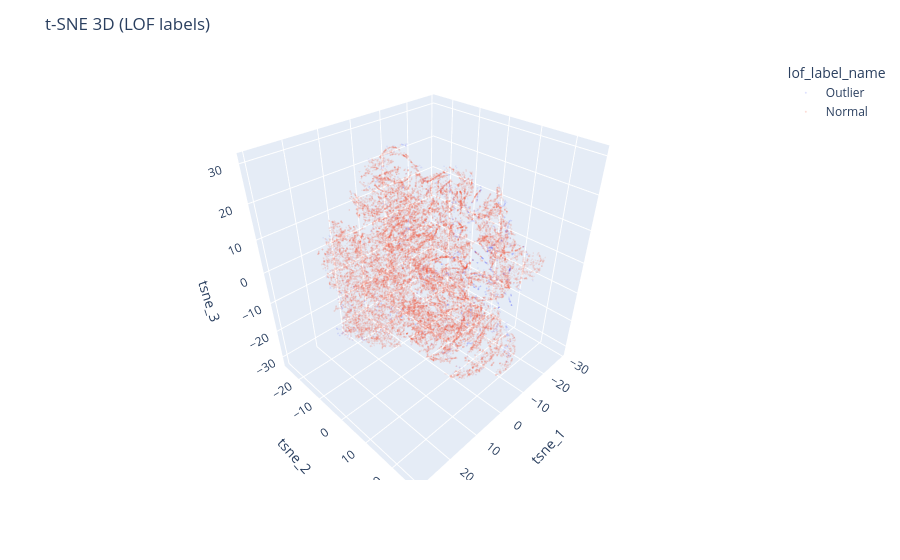

Notebook code for this chart:
### Code cell
fig = px.scatter_3d(
    plot_df,
    x="tsne_1", y="tsne_2", z="tsne_3",
    color="lof_label_name",
    opacity=0.1,
    hover_data=["person_id"] if "person_id" in plot_df.columns else None
)

fig.update_traces(marker=dict(size=1))
fig.update_layout(title="t-SNE 3D (LOF labels)")
fig.show()

### Figure 1 — Plotly figure (JSON) as saved in the notebook; plotly's stock layout.template omitted (floating-point values rounded to 4 significant figures; data arrays with more than 128 entries replaced by an {"elided": "..."} marker saying what was removed)
{"data": [{"hovertemplate": "lof_label_name=Outlier<br>tsne_1=%{x}<br>tsne_2=%{y}<br>tsne_3=%{z}<extra></extra>", "legendgroup": "Outlier", "marker": {"color": "#636efa", "opacity": 0.1, "size": 1, "symbol": "circle"}, "mode": "markers", "name": "Outlier", "scene": "scene", "showlegend": true, "type": "scatter3d", "x": {"elided": "1755 float values"}, "y": {"elided": "1755 float values"}, "z": {"elided": "1755 float values"}}, {"hovertemplate": "lof_label_name=Normal<br>tsne_1=%{x}<br>tsne_2=%{y}<br>tsne_3=%{z}<extra></extra>", "legendgroup": "Normal", "marker": {"color": "#EF553B", "opacity": 0.1, "size": 1, "symbol": "circle"}, "mode": "markers", "name": "Normal", "scene": "scene", "showlegend": true, "type": "scatter3d", "x": {"elided": "30000 float values"}, "y": {"elided": "30000 float values"}, "z": {"elided": "30000 float values"}}], "layout": {"legend": {"title": {"text": "lof_label_name"}, "tracegroupgap": 0}, "margin": {"t": 60}, "scene": {"domain": {"x": [0, 1], "y": [0, 1]}, "xaxis": {"title": {"text": "tsne_1"}}, "yaxis": {"title": {"text": "tsne_2"}}, "zaxis": {"title": {"text": "tsne_3"}}}, "title": {"text": "t-SNE 3D (LOF labels)"}}}
